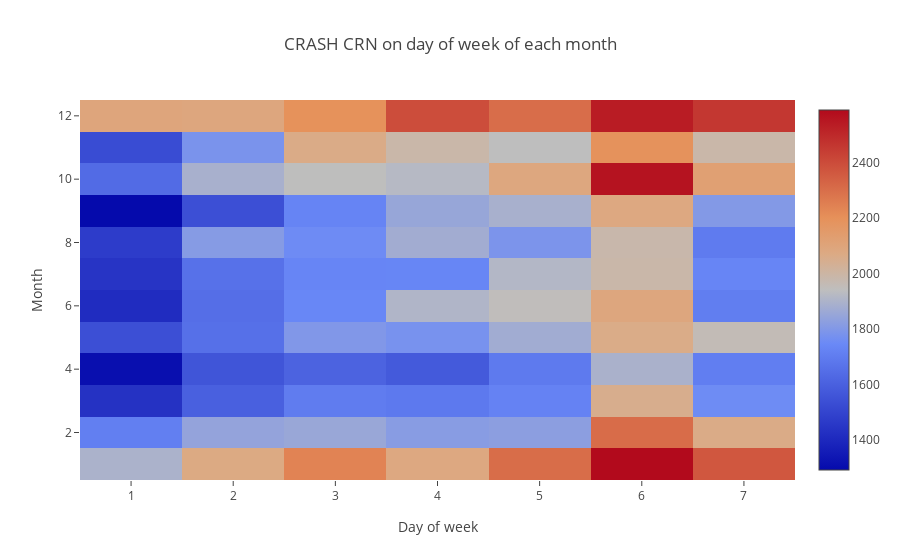

The cell this chart's notebook holds for it:
### Code cell
trace = Heatmap(z= temp.CRASH_CRN,x=temp.DAY_OF_WEEK,y=temp.CRASH_MONTH)
data=[trace]
layout = {
  'xaxis': {'title': 'Day of week'},
  'yaxis': {'title': 'Month'},
  'title': 'CRASH CRN on day of week of each month'
};
offline.iplot({'data': data, 'layout': layout})

### Figure 1 — Plotly figure (JSON) as saved in the notebook; plotly's stock layout.template omitted (floating-point values rounded to 4 significant figures)
{"data": [{"type": "heatmap", "x": [1, 2, 3, 4, 5, 6, 7, 1, 2, 3, 4, 5, 6, 7, 1, 2, 3, 4, 5, 6, 7, 1, 2, 3, 4, 5, 6, 7, 1, 2, 3, 4, 5, 6, 7, 1, 2, 3, 4, 5, 6, 7, 1, 2, 3, 4, 5, 6, 7, 1, 2, 3, 4, 5, 6, 7, 1, 2, 3, 4, 5, 6, 7, 1, 2, 3, 4, 5, 6, 7, 1, 2, 3, 4, 5, 6, 7, 1, 2, 3, 4, 5, 6, 7], "y": [1, 1, 1, 1, 1, 1, 1, 2, 2, 2, 2, 2, 2, 2, 3, 3, 3, 3, 3, 3, 3, 4, 4, 4, 4, 4, 4, 4, 5, 5, 5, 5, 5, 5, 5, 6, 6, 6, 6, 6, 6, 6, 7, 7, 7, 7, 7, 7, 7, 8, 8, 8, 8, 8, 8, 8, 9, 9, 9, 9, 9, 9, 9, 10, 10, 10, 10, 10, 10, 10, 11, 11, 11, 11, 11, 11, 11, 12, 12, 12, 12, 12, 12, 12], "z": [1897, 2072, 2239, 2079, 2304, 2589, 2368, 1711, 1842, 1855, 1814, 1824, 2306, 2063, 1433, 1599, 1699, 1689, 1721, 2050, 1755, 1310, 1558, 1609, 1576, 1691, 1894, 1706, 1537, 1656, 1798, 1777, 1873, 2060, 1957, 1412, 1650, 1738, 1907, 1947, 2089, 1705, 1442, 1658, 1732, 1734, 1914, 1987, 1731, 1471, 1810, 1754, 1875, 1787, 1983, 1697, 1291, 1539, 1728, 1850, 1888, 2079, 1804, 1637, 1888, 1942, 1921, 2085, 2564, 2121, 1527, 1783, 2063, 1986, 1941, 2192, 1987, 2095, 2088, 2195, 2395, 2302, 2537, 2459]}], "layout": {"title": "CRASH CRN on day of week of each month", "xaxis": {"title": "Day of week"}, "yaxis": {"title": "Month"}}}
